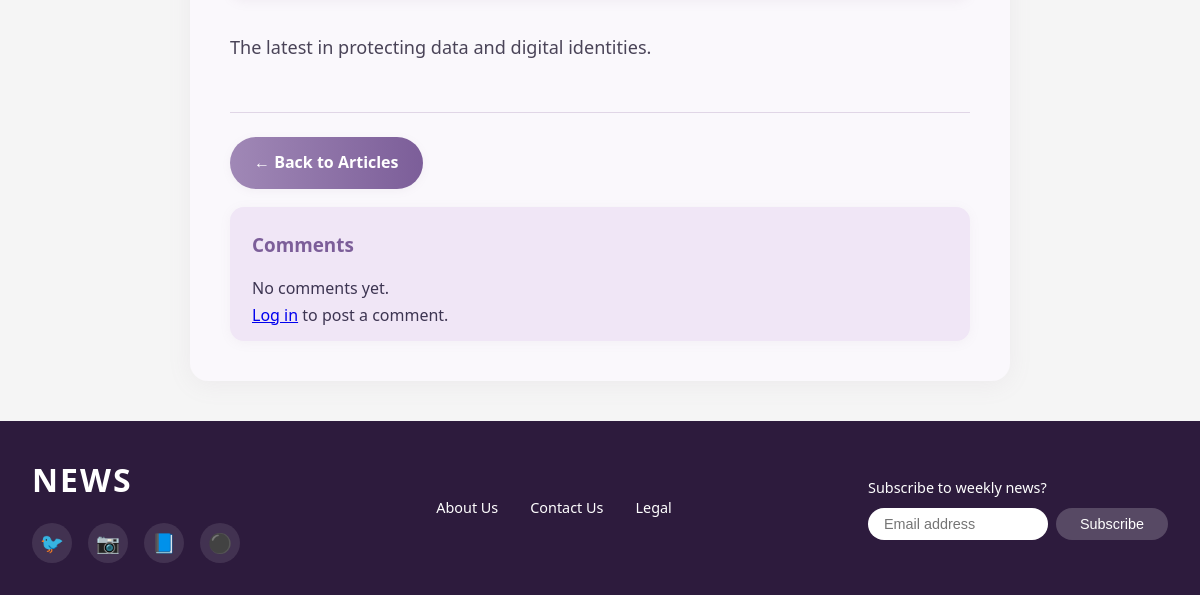
/public/article?id=13 (lower part), run on an earlier commit of the app's database.
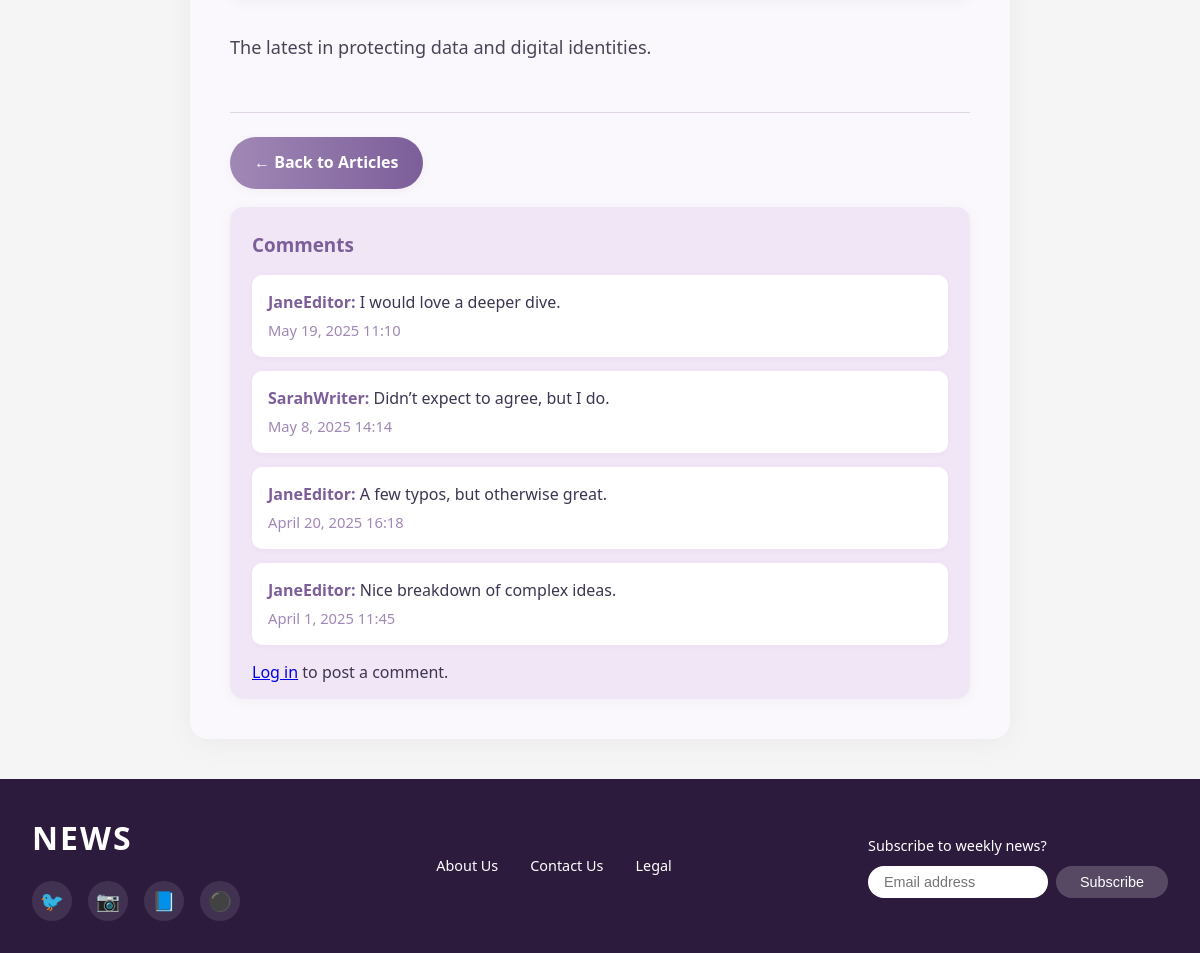
And on a later commit of the database.
### tables this page shows
CREATE TABLE `comments` (
  `id` int(11) NOT NULL,
  `article_id` int(11) DEFAULT NULL,
  `user_id` int(11) DEFAULT NULL,
  `content` text NOT NULL,
  `is_approved` tinyint(1) DEFAULT 0,
  `created_at` timestamp NOT NULL DEFAULT current_timestamp()
);

CREATE TABLE `users` (
  `id` int(11) NOT NULL,
  `username` varchar(50) NOT NULL,
  `email` varchar(100) NOT NULL,
  `password` varchar(255) NOT NULL,
  `role_id` int(11) DEFAULT NULL,
  `created_at` timestamp NOT NULL DEFAULT current_timestamp()
);

### app/helpers.php (called while the page is built, shortened)
<?php
function render($view, $data = [], $layout = 'layout') {
    extract($data);
    require views_path($view . '.php');
}
function base_url($path = '') {
    if(defined('BASE_URL')) {
        return BASE_URL . ltrim($path, '/');
    }
    $protocol =
    (!empty($_SERVER['HTTPS']) && $_SERVER['HTTPS'] !== 'off') ||
    $_SERVER['SERVER_PORT'] === 443 ? "https://" : "http://";
    $host = $_SERVER['HTTP_HOST'];
    $base = rtrim(dirname($_SERVER['SCRIPT_NAME']), '/');
    return $protocol . $host . $base . '/' . ltrim($path, '/');
}
function base_path($path = '') {
    return realpath(__DIR__ . '/../' . '/' . ltrim($path, '/'));
}
function views_path($path = '') {
    return base_path('app/views/' . ltrim($path, '/'));
}

### app/controllers/HomeController.php (called while the page is built, shortened)
<?php
class HomeController {
    public function singleArticle() {
        $id = (int)$_GET['id'];
        $db = new Database();
        $pdo = $db->connect();
        $sql = "SELECT a.*, u.username as author_name
                FROM articles a
                LEFT JOIN users u ON a.author_id = u.id
                WHERE a.id = ? AND a.is_published = 1";
        $stmt = $pdo->prepare($sql);
        $stmt->execute([$id]);
        require_once __DIR__ . '/../models/Article.php';
        $articleModel = new Article();
        $article = $articleModel->getArticleWithTags($id);
        require_once __DIR__ . '/../models/Comment.php';
        $commentModel = new Comment();
        $comments = $commentModel->getByArticle($id);
        $data = [
            'article' => $article,
            'comments' => $comments,
        ];
        render('home/articleSingle', $data);
        return;
    }
}

### app/models/Article.php (called while the page is built, shortened)
<?php
require_once __DIR__ . '/../../config/database.php';
class Article {
    private $db;
    public function __construct() {
        $database = new Database();
        $this->db = $database->connect();
    }
    public function getArticleWithTags($id) {
        $stmt = $this->db->prepare("SELECT a.*, u.username AS author_name FROM articles a LEFT JOIN users u ON a.author_id = u.id WHERE a.id = ?");
        $stmt->execute([$id]);
        $article = $stmt->fetch(PDO::FETCH_ASSOC);
        if ($article) {
            require_once __DIR__ . '/Tag.php';
            $tagModel = new Tag();
            $article['tags'] = $tagModel->getTagsForArticle($id);
        }
        return $article;
    }
}
?>

### config/database.php (called while the page is built, shortened)
<?php
class Database {
    private $host = 'localhost';
    private $db_name = 'austro_asian_times';
    private $username = 'root';
    private $password = '';
    public function connect() {
        $this->conn = null;
        try {
            $dsn = "mysql:host=" . $this->host . ";dbname=" . $this->db_name . ";charset=utf8mb4";
            $this->conn = new PDO($dsn, $this->username, $this->password);
            $this->conn->setAttribute(PDO::ATTR_ERRMODE, PDO::ERRMODE_EXCEPTION);
        } catch (PDOException $e) {
            die("Connection failed: " . $e->getMessage());
        }
        return $this->conn;
    }
}

### app/models/Tag.php (called while the page is built, shortened)
<?php
require_once __DIR__ . '/../../config/database.php';
class Tag {
    private $db;
    public function __construct() {
        $database = new Database();
        $this->db = $database->connect();
    }
    public function getTagsForArticle($article_id) {
        $stmt = $this->db->prepare('SELECT t.* FROM tags t INNER JOIN article_tags at ON t.tag_id = at.tag_id WHERE at.article_id = ?');
        $stmt->execute([$article_id]);
        return $stmt->fetchAll(PDO::FETCH_ASSOC);
    }
}

### app/models/Comment.php (called while the page is built, shortened)
<?php
require_once __DIR__ . '/../../config/database.php';
class Comment {
    private $db;
    public function __construct() {
        $database = new Database();
        $this->db = $database->connect();
    }
    public function getByArticle($article_id) {
        $stmt = $this->db->prepare("SELECT c.*, u.username FROM comments c JOIN users u ON c.user_id = u.id WHERE c.article_id = ? ORDER BY c.created_at DESC");
        $stmt->execute([$article_id]);
        return $stmt->fetchAll(PDO::FETCH_ASSOC);
    }
}

### app/views/home/articleSingle.php (the view, shortened to what the changed rows need)
<head>
    <link rel="stylesheet" href="<?php echo base_url('css/homeArticleSingle.css')?>">
</head>
<div class="single-article-container">
    <div class="article-actions">
        <?php if ($article['allow_comments']): ?>
            <div class="comments-section">
                <h3>Comments</h3>
                <?php if (!empty($comments)): ?>
                    <ul class="comments-list">
                        <?php foreach ($comments as $comment): ?>
                            <li>
                                <strong><?= htmlspecialchars($comment['username']) ?>:</strong>
                                <?php
                                    $isEditing = isset($_GET['edit_comment']) && $_GET['edit_comment'] == $comment['id'];
                                ?>
                                <?php if ($isEditing && isset($_SESSION['user']) && $_SESSION['user']['id'] == $comment['user_id']): ?>
                                    <form action="<?= base_url('edit-comment') ?>" method="POST" style="display:inline;">
                                        <input type="hidden" name="comment_id" value="<?= $comment['id'] ?>">
                                        <input type="hidden" name="article_id" value="<?= $article['id'] ?>">
                                        <textarea name="content" rows="2" required><?= htmlspecialchars($comment['content']) ?></textarea>
                                        <button type="submit">Save</button>
                                        <a href="<?= base_url('article?id=' . $article['id']) ?>">Cancel</a>
                                    </form>
                                <?php else: ?>
                                    <?= nl2br(htmlspecialchars($comment['content'])) ?>
                                    <div class="comment-date"><?= date('F j, Y H:i', strtotime($comment['created_at'])) ?></div>
                                <?php endif; ?>
                            </li>
                        <?php endforeach; ?>
                    </ul>
                <?php else: ?>
                    <p>No comments yet.</p>
                <?php endif; ?>
                <?php if (isset($_SESSION['user'])): ?>
                    <form action="<?= base_url('post-comment') ?>" method="POST" class="comment-form">
                        <input type="hidden" name="article_id" value="<?= $article['id'] ?>">
                        <textarea name="content" rows="3" required placeholder="Write your comment..."></textarea>
                        <button type="submit">Post Comment</button>
                    </form>
                <?php else: ?>
                    <p><a href="<?= base_url('user/login') ?>">Log in</a> to post a comment.</p>
                <?php endif; ?>
            </div>
        <?php endif; ?>
    </div>
</div>

What changed in the data, as far as the page shows it:
added comments: user.username "JaneEditor", content "I would love a deeper dive.", created_at "May 19, 2025 11:10"
added comments: user.username "SarahWriter", content "Didn’t expect to agree, but I do.", created_at "May 8, 2025 14:14"
added comments: user.username "JaneEditor", content "A few typos, but otherwise great.", created_at "April 20, 2025 16:18"
added comments: user.username "JaneEditor", content "Nice breakdown of complex ideas.", created_at "April 1, 2025 11:45"
Also different on the page:
text no longer shown: "No comments yet."
